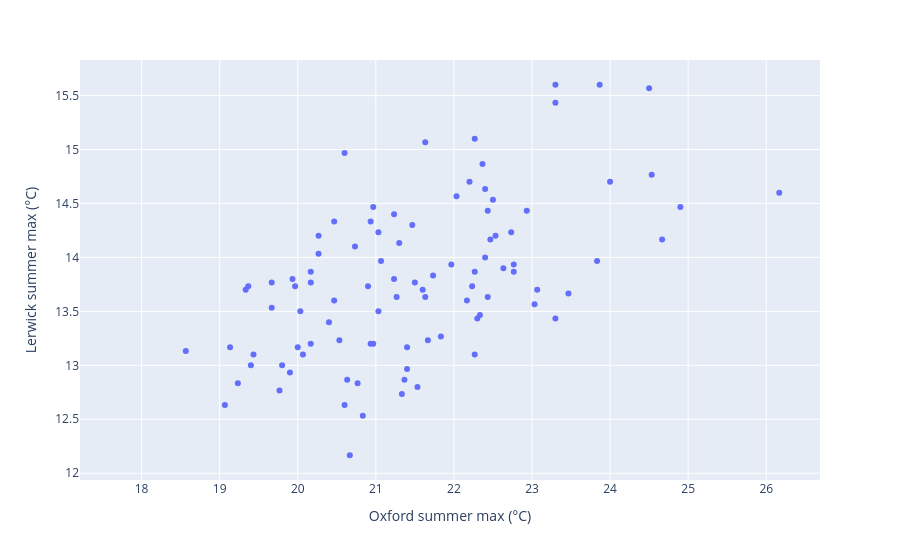

This figure's notebook cell:
### Markdown cell above
0.56: a hot summer in Oxford tends to be a warm one in Lerwick, but only loosely. A scatter plot shows what that looks like. Hover over the point furthest to the right:

### Code cell
px.scatter(wide, x="oxford", y="lerwick", hover_name=wide.index,
           labels={"oxford": "Oxford summer max (°C)", "lerwick": "Lerwick summer max (°C)"})

### Figure 1 — Plotly figure (JSON) as saved in the notebook; plotly's stock layout.template omitted (floating-point values rounded to 4 significant figures; data arrays with more than 128 entries replaced by an {"elided": "..."} marker saying what was removed)
{"data": [{"hovertemplate": "<b>%{hovertext}</b><br><br>Oxford summer max (°C)=%{x}<br>Lerwick summer max (°C)=%{y}<extra></extra>", "hovertext": {"elided": "174 float values"}, "legendgroup": "", "marker": {"color": "#636efa", "symbol": "circle"}, "mode": "markers", "name": "", "orientation": "v", "showlegend": false, "type": "scatter", "x": {"elided": "174 float values"}, "xaxis": "x", "y": {"elided": "174 float values"}, "yaxis": "y"}], "layout": {"legend": {"tracegroupgap": 0}, "margin": {"t": 60}, "xaxis": {"anchor": "y", "domain": [0.0, 1.0], "title": {"text": "Oxford summer max (°C)"}}, "yaxis": {"anchor": "x", "domain": [0.0, 1.0], "title": {"text": "Lerwick summer max (°C)"}}}}
